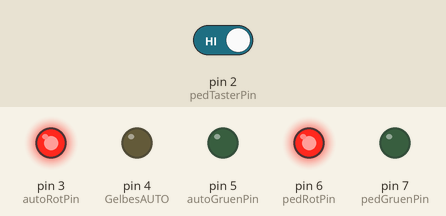
This sketch was run on a simulated Arduino Uno, built with avr-gcc and run on an emulated ATmega328P. On the bench: output pins drawn as LEDs (lit = HIGH). The inputs (shaded band) are chosen by the test bench; at power-on: pin 2 (pedTasterPin) HIGH.

Above: at 1.2 s.
1.3 s: pin 2 (pedTasterPin) driven LOW
At 6.3 s:
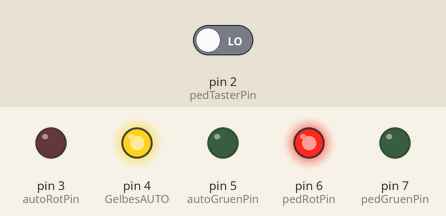
At 7.8 s:
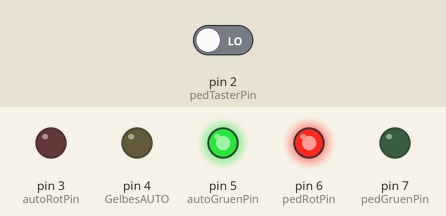
Timing chart, 0 to 18.5 s (numbered marks = the images above; inputs shaded):
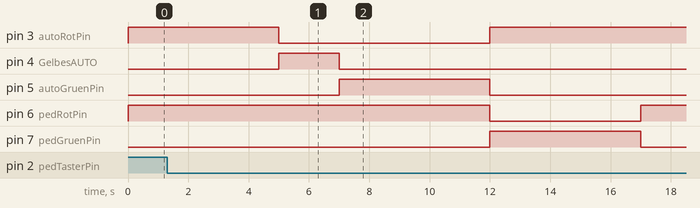

The sketch:

auto_code_by_maid.ino
```cpp
const int pedTasterPin = 2;
const int autoRotPin = 3;
const int GelbesAUTO = 4;
const int autoGruenPin = 5;
const int pedRotPin = 6;
const int pedGruenPin = 7;

const int roteDauer = 5000;
const int gelbeDauer = 2000;
const int grueneDauer = 5000;

void setup() {
  pinMode(pedTasterPin, INPUT_PULLUP);
  pinMode(autoRotPin, OUTPUT);
  pinMode(GelbesAUTO, OUTPUT);
  pinMode(autoGruenPin, OUTPUT);
  pinMode(pedRotPin, OUTPUT);
  pinMode(pedGruenPin, OUTPUT);

  digitalWrite(autoRotPin, HIGH);
  digitalWrite(GelbesAUTO, LOW);
  digitalWrite(autoGruenPin, LOW);

  digitalWrite(pedRotPin, HIGH);
  digitalWrite(pedGruenPin, LOW);
}

void loop() {
  if (digitalRead(pedTasterPin) == LOW) {
    digitalWrite(autoRotPin, HIGH);
    digitalWrite(GelbesAUTO, LOW);
    digitalWrite(autoGruenPin, LOW);

    digitalWrite(pedRotPin, LOW);
    digitalWrite(pedGruenPin, HIGH);

    delay(grueneDauer);
    aendereDieLichter();

  } else {
    digitalWrite(pedRotPin, HIGH);
    digitalWrite(pedGruenPin, LOW);
    gradualAendereDieLichter();
  }
}

void aendereDieLichter() {
  digitalWrite(pedRotPin, HIGH);
  digitalWrite(pedGruenPin, LOW);
  digitalWrite(autoRotPin, HIGH);
  digitalWrite(GelbesAUTO, LOW);
  digitalWrite(autoGruenPin, LOW);
  delay(roteDauer);
  digitalWrite(autoRotPin, LOW);
  digitalWrite(GelbesAUTO, HIGH);
  delay(gelbeDauer);
  digitalWrite(GelbesAUTO, LOW);
  digitalWrite(autoGruenPin, HIGH);
  delay(grueneDauer);
}

void gradualAendereDieLichter() {
  digitalWrite(autoRotPin, HIGH);
  digitalWrite(GelbesAUTO, LOW);
  digitalWrite(autoGruenPin, LOW);
  delay(roteDauer);
  digitalWrite(autoRotPin, LOW);
  digitalWrite(GelbesAUTO, HIGH);
  delay(gelbeDauer);
  digitalWrite(GelbesAUTO, LOW);
  digitalWrite(autoGruenPin, HIGH);
  delay(grueneDauer);
}
```

Measured:
- after the input at 1.3 s, pin 3 (autoRotPin): goes on until 12.0 s, then stays HIGH; pin 4 (GelbesAUTO): goes on until 7.0 s, then stays LOW; pin 5 (autoGruenPin): goes on until 12.0 s, then stays LOW; pin 6 (pedRotPin): HIGH → LOW after 10.7 s, → HIGH 5.0 s later; pin 7 (pedGruenPin): LOW → HIGH after 10.7 s, → LOW 5.0 s later
